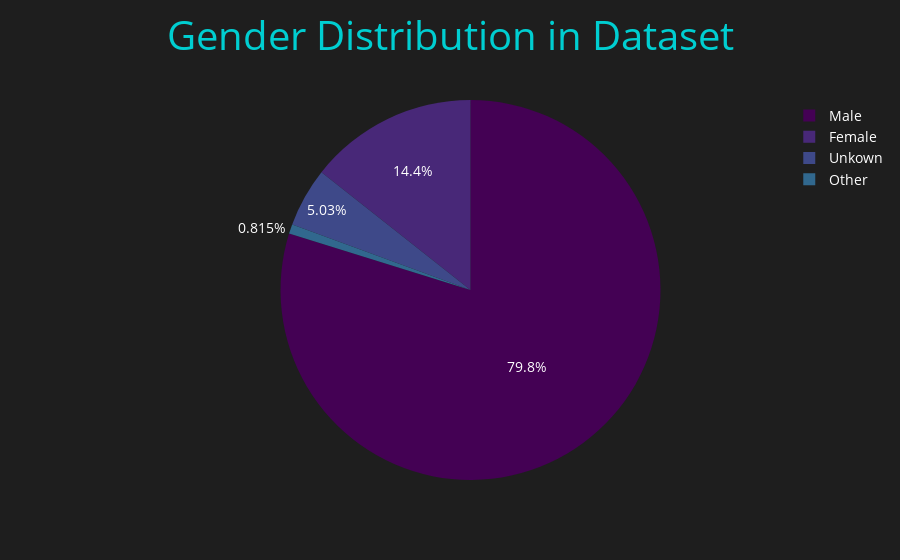

The cell this chart's notebook holds for it:
### Code cell
gender_counts = artwork_df['Gender'].value_counts().reset_index()
gender_counts.columns = ['Gender', 'Count']

T1fig4 = px.pie(
    gender_counts,
    names='Gender',            
    values='Count',             
    title="Gender Distribution in Dataset",  
    color='Gender',     
    color_discrete_sequence=px.colors.sequential.Viridis  
)

T1fig4.update_layout(
    plot_bgcolor="#1E1E1E",      
    paper_bgcolor="#1E1E1E",
    font=dict(color="#FFFFFF", size=14),  
    title=dict(font=dict(size=40, color="#00CED1"), x=0.5) 
)

T1fig4.show()

### Figure 1 — Plotly figure (JSON) as saved in the notebook; plotly's stock layout.template omitted (floating-point values rounded to 4 significant figures)
{"data": [{"customdata": [["Male"], ["Female"], ["Unkown"], ["Other"]], "domain": {"x": [0, 1], "y": [0, 1]}, "hovertemplate": "Gender=%{customdata[0]}<br>Count=%{value}<extra></extra>", "labels": ["Male", "Female", "Unkown", "Other"], "legendgroup": "", "marker": {"colors": ["#440154", "#482878", "#3e4989", "#31688e"]}, "name": "", "showlegend": true, "type": "pie", "values": [125785, 22625, 7936, 1284]}], "layout": {"autosize": true, "font": {"color": "#FFFFFF", "size": 14}, "legend": {"tracegroupgap": 0}, "paper_bgcolor": "#1E1E1E", "piecolorway": ["#440154", "#482878", "#3e4989", "#31688e", "#26828e", "#1f9e89", "#35b779", "#6ece58", "#b5de2b", "#fde725"], "plot_bgcolor": "#1E1E1E", "title": {"font": {"color": "#00CED1", "size": 40}, "text": "Gender Distribution in Dataset", "x": 0.5}}}
